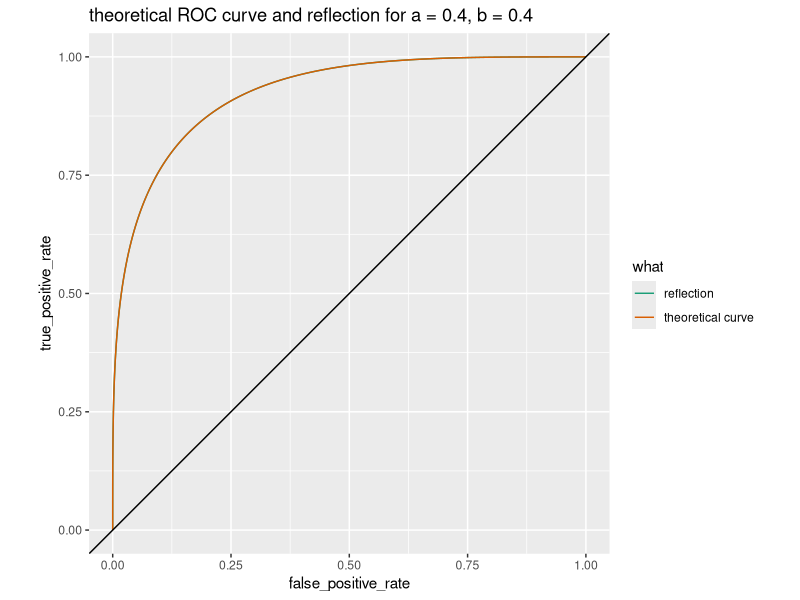
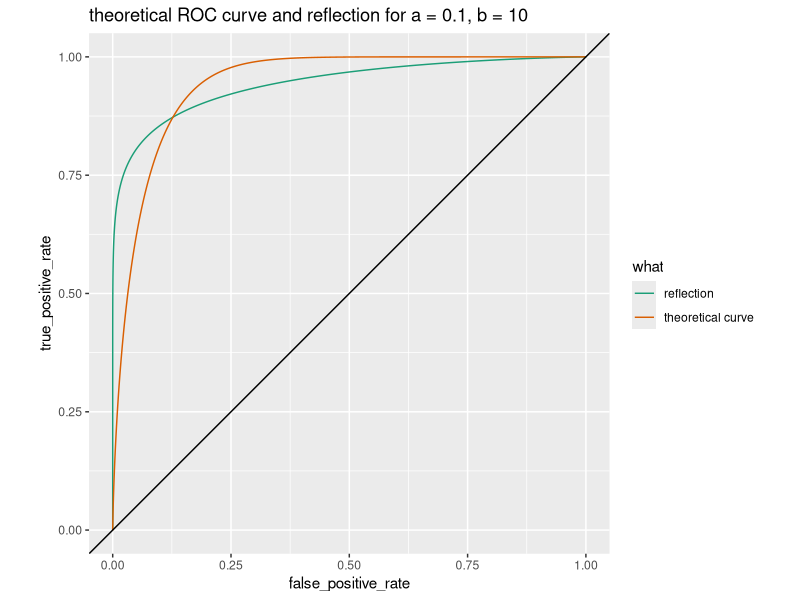

Generate these figures, in order, with R:
## ---- chunk 1
library(ggplot2)
## ---- chunk 2
mk_frame <- function(a, b, eval_points = seq(0, 1, 1e-5)) {
  tf <- data.frame(
    what = 'theoretical curve',
    a = a,
    b = b,
    false_positive_rate = 1 - pbeta(eval_points, shape1 = a, shape2 = b + 1),
    true_positive_rate = 1 - pbeta(eval_points, shape1 = a + 1, shape2 = b),
    stringsAsFactors = FALSE)
  
  reflect <- data.frame(
    what = 'reflection',
    a = a,
    b = b,
    false_positive_rate = 1 - tf$true_positive_rate,
    true_positive_rate = 1 - tf$false_positive_rate,
    stringsAsFactors = FALSE)
  
  rbind(tf, reflect)
}

mk_plot <- function(data) {
  a <- data$a[[1]]
  b <- data$b[[1]]
  ggplot(
    data = data,
    mapping = aes(
      x = false_positive_rate, 
      y = true_positive_rate, 
      color = what)) +
    geom_line() + 
    geom_abline(intercept = 0, slope = 1) +
    coord_fixed() +
    scale_color_brewer(palette = "Dark2") +
    ggtitle(paste0(
      "theoretical ROC curve and reflection for a = ", 
      format(a, digits = 2),
      ", b = ",
      format(b, digits = 2)))
}
## ---- chunk 3
a <- 0.4
b <- a

uniform_example <- mk_frame(a, b)
mk_plot(uniform_example)
## ---- chunk 4
a <- 0.1
b <- 10

skew_example <- mk_frame(a, b)
mk_plot(skew_example)
